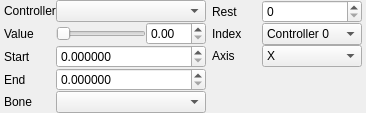
<?xml version="1.0" encoding="UTF-8"?>
<ui version="4.0">
 <class>studiomodel::BoneControllersPanel</class>
 <widget class="QWidget" name="studiomodel::BoneControllersPanel">
  <property name="geometry">
   <rect>
    <x>0</x>
    <y>0</y>
    <width>380</width>
    <height>104</height>
   </rect>
  </property>
  <property name="windowTitle">
   <string>Form</string>
  </property>
  <layout class="QHBoxLayout" name="MainLayout">
   <property name="spacing">
    <number>0</number>
   </property>
   <property name="sizeConstraint">
    <enum>QLayout::SetFixedSize</enum>
   </property>
   <property name="leftMargin">
    <number>4</number>
   </property>
   <property name="topMargin">
    <number>0</number>
   </property>
   <property name="rightMargin">
    <number>4</number>
   </property>
   <property name="bottomMargin">
    <number>0</number>
   </property>
   <item>
    <layout class="QGridLayout" name="gridLayout_6">
     <property name="leftMargin">
      <number>0</number>
     </property>
     <property name="verticalSpacing">
      <number>0</number>
     </property>
     <item row="3" column="0">
      <widget class="QLabel" name="label_9">
       <property name="sizePolicy">
        <sizepolicy hsizetype="Fixed" vsizetype="Preferred">
         <horstretch>0</horstretch>
         <verstretch>0</verstretch>
        </sizepolicy>
       </property>
       <property name="minimumSize">
        <size>
         <width>50</width>
         <height>0</height>
        </size>
       </property>
       <property name="text">
        <string>End</string>
       </property>
      </widget>
     </item>
     <item row="1" column="1">
      <widget class="QSlider" name="BoneControllerValueSlider">
       <property name="sizePolicy">
        <sizepolicy hsizetype="Preferred" vsizetype="Fixed">
         <horstretch>0</horstretch>
         <verstretch>0</verstretch>
        </sizepolicy>
       </property>
       <property name="minimumSize">
        <size>
         <width>0</width>
         <height>0</height>
        </size>
       </property>
       <property name="maximumSize">
        <size>
         <width>16777215</width>
         <height>16777215</height>
        </size>
       </property>
       <property name="orientation">
        <enum>Qt::Horizontal</enum>
       </property>
      </widget>
     </item>
     <item row="5" column="0" colspan="3">
      <spacer name="verticalSpacer_3">
       <property name="orientation">
        <enum>Qt::Vertical</enum>
       </property>
       <property name="sizeHint" stdset="0">
        <size>
         <width>20</width>
         <height>0</height>
        </size>
       </property>
      </spacer>
     </item>
     <item row="0" column="1" colspan="2">
      <widget class="QComboBox" name="BoneControllers">
       <property name="sizePolicy">
        <sizepolicy hsizetype="Preferred" vsizetype="Fixed">
         <horstretch>0</horstretch>
         <verstretch>0</verstretch>
        </sizepolicy>
       </property>
       <property name="minimumSize">
        <size>
         <width>150</width>
         <height>0</height>
        </size>
       </property>
       <property name="maximumSize">
        <size>
         <width>16777215</width>
         <height>16777215</height>
        </size>
       </property>
      </widget>
     </item>
     <item row="1" column="2">
      <widget class="QDoubleSpinBox" name="BoneControllerValueSpinner">
       <property name="sizePolicy">
        <sizepolicy hsizetype="Fixed" vsizetype="Fixed">
         <horstretch>0</horstretch>
         <verstretch>0</verstretch>
        </sizepolicy>
       </property>
       <property name="minimumSize">
        <size>
         <width>60</width>
         <height>0</height>
        </size>
       </property>
       <property name="maximumSize">
        <size>
         <width>60</width>
         <height>16777215</height>
        </size>
       </property>
       <property name="maximum">
        <double>360.000000000000000</double>
       </property>
       <property name="value">
        <double>0.000000000000000</double>
       </property>
      </widget>
     </item>
     <item row="1" column="0">
      <widget class="QLabel" name="label_5">
       <property name="sizePolicy">
        <sizepolicy hsizetype="Fixed" vsizetype="Preferred">
         <horstretch>0</horstretch>
         <verstretch>0</verstretch>
        </sizepolicy>
       </property>
       <property name="minimumSize">
        <size>
         <width>50</width>
         <height>0</height>
        </size>
       </property>
       <property name="text">
        <string>Value</string>
       </property>
      </widget>
     </item>
     <item row="2" column="0">
      <widget class="QLabel" name="label_8">
       <property name="sizePolicy">
        <sizepolicy hsizetype="Fixed" vsizetype="Preferred">
         <horstretch>0</horstretch>
         <verstretch>0</verstretch>
        </sizepolicy>
       </property>
       <property name="minimumSize">
        <size>
         <width>50</width>
         <height>0</height>
        </size>
       </property>
       <property name="text">
        <string>Start</string>
       </property>
      </widget>
     </item>
     <item row="0" column="0">
      <widget class="QLabel" name="label_4">
       <property name="sizePolicy">
        <sizepolicy hsizetype="Fixed" vsizetype="Preferred">
         <horstretch>0</horstretch>
         <verstretch>0</verstretch>
        </sizepolicy>
       </property>
       <property name="minimumSize">
        <size>
         <width>50</width>
         <height>0</height>
        </size>
       </property>
       <property name="text">
        <string>Controller</string>
       </property>
      </widget>
     </item>
     <item row="4" column="0">
      <widget class="QLabel" name="label_7">
       <property name="sizePolicy">
        <sizepolicy hsizetype="Fixed" vsizetype="Preferred">
         <horstretch>0</horstretch>
         <verstretch>0</verstretch>
        </sizepolicy>
       </property>
       <property name="minimumSize">
        <size>
         <width>50</width>
         <height>0</height>
        </size>
       </property>
       <property name="text">
        <string>Bone</string>
       </property>
      </widget>
     </item>
     <item row="4" column="1" colspan="2">
      <widget class="QComboBox" name="BoneControllerBone">
       <property name="sizePolicy">
        <sizepolicy hsizetype="Preferred" vsizetype="Fixed">
         <horstretch>0</horstretch>
         <verstretch>0</verstretch>
        </sizepolicy>
       </property>
       <property name="minimumSize">
        <size>
         <width>150</width>
         <height>0</height>
        </size>
       </property>
       <property name="maximumSize">
        <size>
         <width>16777215</width>
         <height>16777215</height>
        </size>
       </property>
      </widget>
     </item>
     <item row="3" column="1" colspan="2">
      <widget class="QDoubleSpinBox" name="BoneControllerEnd">
       <property name="sizePolicy">
        <sizepolicy hsizetype="Preferred" vsizetype="Fixed">
         <horstretch>0</horstretch>
         <verstretch>0</verstretch>
        </sizepolicy>
       </property>
       <property name="minimumSize">
        <size>
         <width>150</width>
         <height>0</height>
        </size>
       </property>
       <property name="maximumSize">
        <size>
         <width>16777215</width>
         <height>16777215</height>
        </size>
       </property>
       <property name="decimals">
        <number>6</number>
       </property>
      </widget>
     </item>
     <item row="2" column="1" colspan="2">
      <widget class="QDoubleSpinBox" name="BoneControllerStart">
       <property name="sizePolicy">
        <sizepolicy hsizetype="Preferred" vsizetype="Fixed">
         <horstretch>0</horstretch>
         <verstretch>0</verstretch>
        </sizepolicy>
       </property>
       <property name="minimumSize">
        <size>
         <width>150</width>
         <height>0</height>
        </size>
       </property>
       <property name="maximumSize">
        <size>
         <width>16777215</width>
         <height>16777215</height>
        </size>
       </property>
       <property name="decimals">
        <number>6</number>
       </property>
      </widget>
     </item>
    </layout>
   </item>
   <item>
    <spacer name="horizontalSpacer">
     <property name="orientation">
      <enum>Qt::Horizontal</enum>
     </property>
     <property name="sizeType">
      <enum>QSizePolicy::Fixed</enum>
     </property>
     <property name="sizeHint" stdset="0">
      <size>
       <width>6</width>
       <height>0</height>
      </size>
     </property>
    </spacer>
   </item>
   <item>
    <layout class="QGridLayout" name="gridLayout_8">
     <property name="leftMargin">
      <number>0</number>
     </property>
     <property name="verticalSpacing">
      <number>0</number>
     </property>
     <item row="2" column="0">
      <widget class="QLabel" name="label_12">
       <property name="sizePolicy">
        <sizepolicy hsizetype="Fixed" vsizetype="Preferred">
         <horstretch>0</horstretch>
         <verstretch>0</verstretch>
        </sizepolicy>
       </property>
       <property name="minimumSize">
        <size>
         <width>50</width>
         <height>0</height>
        </size>
       </property>
       <property name="text">
        <string>Axis</string>
       </property>
      </widget>
     </item>
     <item row="1" column="1">
      <widget class="QComboBox" name="BoneControllerIndex">
       <property name="sizePolicy">
        <sizepolicy hsizetype="Preferred" vsizetype="Fixed">
         <horstretch>0</horstretch>
         <verstretch>0</verstretch>
        </sizepolicy>
       </property>
       <property name="minimumSize">
        <size>
         <width>100</width>
         <height>0</height>
        </size>
       </property>
       <property name="maximumSize">
        <size>
         <width>16777215</width>
         <height>16777215</height>
        </size>
       </property>
       <item>
        <property name="text">
         <string>Controller 0</string>
        </property>
       </item>
       <item>
        <property name="text">
         <string>Controller 1</string>
        </property>
       </item>
       <item>
        <property name="text">
         <string>Controller 2</string>
        </property>
       </item>
       <item>
        <property name="text">
         <string>Controller 3</string>
        </property>
       </item>
       <item>
        <property name="text">
         <string>Mouth 0</string>
        </property>
       </item>
       <item>
        <property name="text">
         <string>Mouth 1</string>
        </property>
       </item>
       <item>
        <property name="text">
         <string>Mouth 2</string>
        </property>
       </item>
       <item>
        <property name="text">
         <string>Mouth 3</string>
        </property>
       </item>
      </widget>
     </item>
     <item row="0" column="0">
      <widget class="QLabel" name="label_10">
       <property name="sizePolicy">
        <sizepolicy hsizetype="Fixed" vsizetype="Preferred">
         <horstretch>0</horstretch>
         <verstretch>0</verstretch>
        </sizepolicy>
       </property>
       <property name="minimumSize">
        <size>
         <width>50</width>
         <height>0</height>
        </size>
       </property>
       <property name="text">
        <string>Rest</string>
       </property>
      </widget>
     </item>
     <item row="1" column="0">
      <widget class="QLabel" name="label_11">
       <property name="sizePolicy">
        <sizepolicy hsizetype="Fixed" vsizetype="Preferred">
         <horstretch>0</horstretch>
         <verstretch>0</verstretch>
        </sizepolicy>
       </property>
       <property name="minimumSize">
        <size>
         <width>50</width>
         <height>0</height>
        </size>
       </property>
       <property name="text">
        <string>Index</string>
       </property>
      </widget>
     </item>
     <item row="0" column="1">
      <widget class="QSpinBox" name="BoneControllerRest">
       <property name="sizePolicy">
        <sizepolicy hsizetype="Preferred" vsizetype="Fixed">
         <horstretch>0</horstretch>
         <verstretch>0</verstretch>
        </sizepolicy>
       </property>
       <property name="minimumSize">
        <size>
         <width>100</width>
         <height>0</height>
        </size>
       </property>
       <property name="maximumSize">
        <size>
         <width>16777215</width>
         <height>16777215</height>
        </size>
       </property>
      </widget>
     </item>
     <item row="2" column="1">
      <widget class="QComboBox" name="BoneControllerBoneAxis">
       <property name="sizePolicy">
        <sizepolicy hsizetype="Preferred" vsizetype="Fixed">
         <horstretch>0</horstretch>
         <verstretch>0</verstretch>
        </sizepolicy>
       </property>
       <property name="minimumSize">
        <size>
         <width>100</width>
         <height>0</height>
        </size>
       </property>
       <property name="maximumSize">
        <size>
         <width>16777215</width>
         <height>16777215</height>
        </size>
       </property>
       <item>
        <property name="text">
         <string>X</string>
        </property>
       </item>
       <item>
        <property name="text">
         <string>Y</string>
        </property>
       </item>
       <item>
        <property name="text">
         <string>Z</string>
        </property>
       </item>
       <item>
        <property name="text">
         <string>XR</string>
        </property>
       </item>
       <item>
        <property name="text">
         <string>XY</string>
        </property>
       </item>
       <item>
        <property name="text">
         <string>XZ</string>
        </property>
       </item>
      </widget>
     </item>
     <item row="3" column="0" colspan="2">
      <spacer name="verticalSpacer_5">
       <property name="orientation">
        <enum>Qt::Vertical</enum>
       </property>
       <property name="sizeHint" stdset="0">
        <size>
         <width>20</width>
         <height>0</height>
        </size>
       </property>
      </spacer>
     </item>
    </layout>
   </item>
  </layout>
 </widget>
 <resources/>
 <connections/>
</ui>
